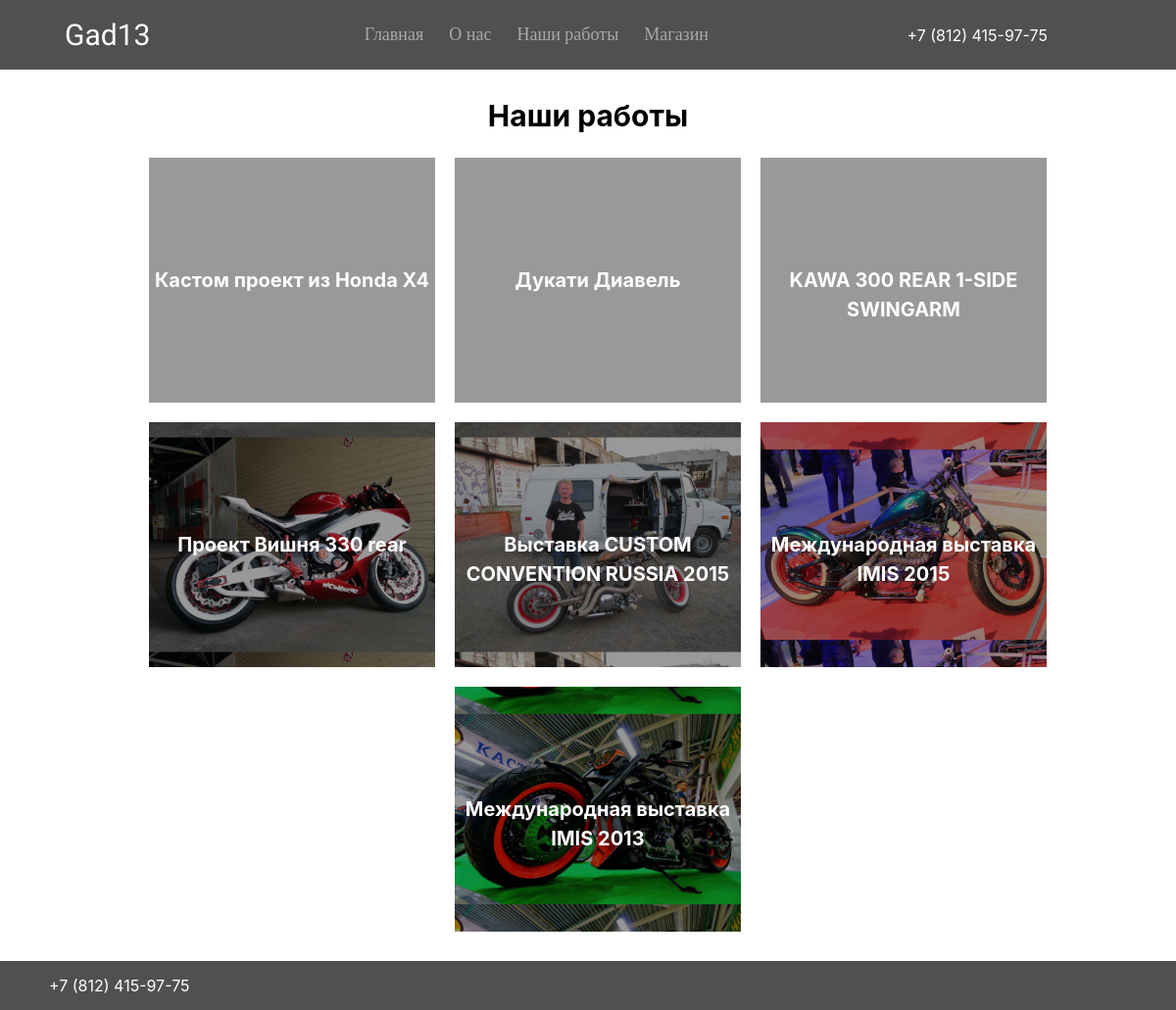
The page /portfolio/ on the database its author committed.
### main/models.py (models this page shows, shortened)
class Work(models.Model):
    title = models.CharField(max_length=255, verbose_name="Название продукта")
    description = models.TextField(verbose_name="Описание продукта")
    created_at = models.DateTimeField(auto_now_add=True)
    updated_at = models.DateTimeField(auto_now=True)
    class Meta:
        verbose_name = "Работа"
        verbose_name_plural = "Работы"
    def first_image(self):
        return self.images.first()

class Image(models.Model):
    image = models.ImageField(upload_to=generate_imageset_upload_to)
    work = models.ForeignKey(Work, models.CASCADE, related_name='images')
    created_at = models.DateTimeField(auto_now_add=True)
    updated_at = models.DateTimeField(auto_now=True)
    class Meta:
        verbose_name = "Изображение"
        verbose_name_plural = "Изображения"

### main/views.py (the view, shortened to what this page needs)
# urls.py: path('portfolio/', views.PortfolioView.as_view()),
class PortfolioView(View):
    template_name = 'portfolio.html'
    def get_context(self):
        context = {}
        works = Work.objects.all()
        context['works'] = works
        return context
    def get(self, request, *args, **kwargs):
        context = self.get_context()
        return render(request, self.template_name, context)

### main/templates/portfolio.html (shortened to what this page needs)
{% extends 'base.html' %}
{% block content %}
{% load static %}
<main>
<div class="fourthBlock">
  <p class="thirdBlock__title">Наши работы</p>
  <div style="display: flex; padding: 0 80px; flex-flow: row wrap;justify-content: center;">
    {% for work in works %}
    <div class="fourthBlock__examples">
      <div class="fourthBlock__examples_exampleOne" style="background-image: url({{ work.first_image.image.url }});" onclick="window.location.href = '/work/{{ work.id }}';">
        <p>{{ work.title }}</p>
      </div>
    </div>
    {% endfor %}
  </div>
</div>
</main>
{% endblock %}

### static/css/style.css (style rules this page uses)
body { min-height: 100vh; position: relative; }
p { margin: 0; }
.thirdBlock__title { text-align: center; color: black; font-weight: 700; font-size: 30px; }
.fourthBlock { margin-top: 25px; text-align: center; }
.fourthBlock__examples { display: flex; justify-content: space-between; margin-top: 20px; width: 30%; }
.fourthBlock__examples_exampleOne, .fourthBlock__examples_exampleTwo, .fourthBlock__examples_exampleThree { width: 100%; min-height: 250px; margin-left: 20px; }
.fourthBlock__examples_exampleOne, .fourthBlock__examples_exampleTwo, .fourthBlock__examples_exampleThree { position: relative; background-size: 100%; background-position: center; transition: 1s; }
.fourthBlock__examples_exampleOne:after, .fourthBlock__examples_exampleTwo:after, .fourthBlock__examples_exampleThree:after { content: ''; position: absolute; top: 0; left: 0; right: 0; bottom: 0; background: rgba(0,0,0,.4); z-index: 2; }
.fourthBlock__examples_exampleOne p, .fourthBlock__examples_exampleTwo p, .fourthBlock__examples_exampleThree p { position: relative; z-index: 3; text-align: center; color: white; font-weight: bold; font-size: 20px; margin-top: 110px; }

### rows shown on the page
Work: title "Кастом проект из Honda X4"
Work: title "Дукати Диавель"
Work: title "KAWA 300 REAR 1-SIDE SWINGARM"
Work: first_image.image (picture), title "Проект Вишня 330 rear"
Work: first_image.image (picture), title "Выставка CUSTOM CONVENTION RUSSIA 2015"
Work: first_image.image (picture), title "Международная выставка IMIS 2015"
Work: first_image.image (picture), title "Международная выставка IMIS 2013"
